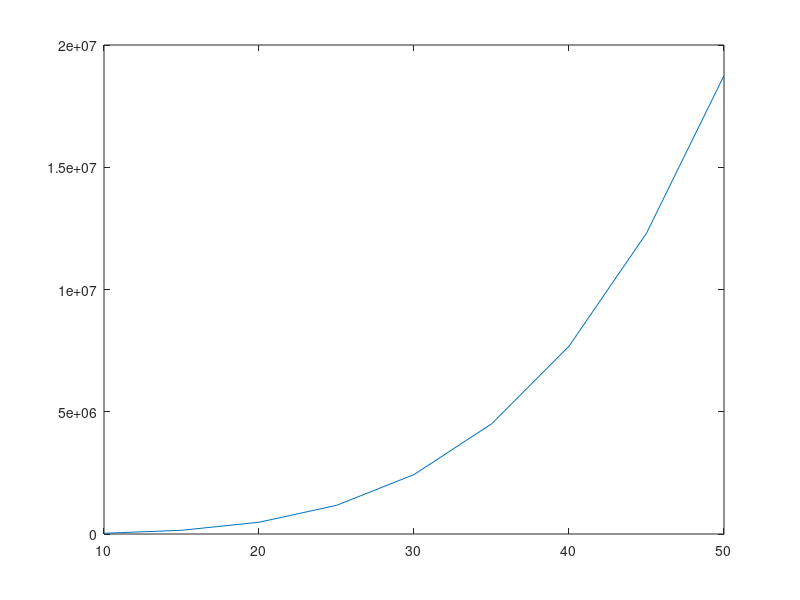

The MATLAB source for this figure:
% Created by I Gede Susastra Gunawan

clear
clc

% vector increment
x = 10:5:50;
y = [];
i = 1;

% equation y = 3x^4 + 9x

while i<=length(x)
    y(i) = 3*x(i)^4 + 9*x(i);
    i = i + 1;
end

plot(x,y)
